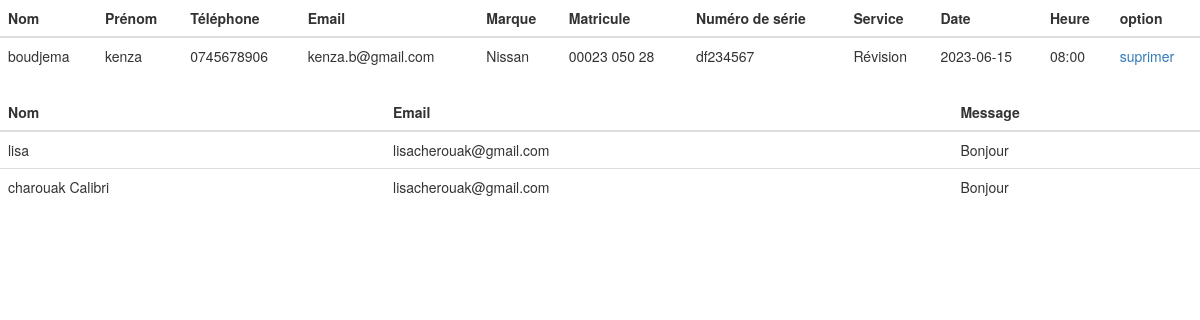
The app's page /admin.php with its own data.
### tables this page shows
CREATE TABLE `informa` (
  `id` int(255) NOT NULL,
  `Nom` varchar(255) NOT NULL,
  `Prenom` varchar(255) NOT NULL,
  `Tel` varchar(255) NOT NULL,
  `email` varchar(255) NOT NULL,
  `Marque` text NOT NULL,
  `Matricule` varchar(255) NOT NULL,
  `Numeroserie` varchar(255) NOT NULL,
  `service` varchar(255) NOT NULL,
  `date` varchar(255) NOT NULL,
  `heure` varchar(255) NOT NULL
);

CREATE TABLE `contact` (
  `nom` varchar(255) NOT NULL,
  `email` varchar(255) NOT NULL,
  `message` varchar(255) NOT NULL
);

### admin.php (the view, shortened to what this page needs)
<!DOCTYPE html>
<html lang="en">
<head>
  <link rel="stylesheet" href="css/bootstrap.min.css">
</head>
<html>
<body>
<?php
$servernam="localhost";
$username="root";
$password="";
$bdd="rdv";
$con=mysqli_connect($servernam,$username,$password,$bdd);
$sql="SELECT Nom,Prenom,Tel,email,Marque,Matricule,Numeroserie,service,date,heure
 FROM informa ";
$result=mysqli_query($con,$sql);
if(mysqli_num_rows($result)>0){
?>
<table class="table table-hover">
<thead>
<tr>
<th>Nom</th>
<th>Prénom</th>
<th>Téléphone</th>
<th>Email</th>
<th>Marque</th>
<th>Matricule</th>
<th>Numéro de série</th>
<th>Service</th>
<th>Date</th>
<th>Heure</th>
<th>option</th>
</tr>
</thead>
<tbody>
<?php while($row=mysqli_fetch_assoc($result)){ ?>
<tr>
<td><?php echo $row["Nom"]; ?></td>
<td><?php echo $row["Prenom"] ; ?></td>
<td><?php echo $row["Tel"] ;?></td>
<td><?php echo $row["email"]; ?></td>
<td><?php echo $row["Marque"]; ?></td>
<td><?php echo $row["Matricule"]; ?></td>
<td><?php echo $row["Numeroserie"]; ?></td>
<td><?php echo $row["service"]; ?></td>
<td><?php echo $row["date"]; ?></td>
<td><?php echo $row["heure"]; ?></td>
<td><a href="supprimerdv.php?matricule=<?php echo $row["Matricule"];?>">suprimer</a></td>
</tr>
<?php } ?>
</tbody>
</table>
<?php
}
else{
	echo "zeror esultat";
	echo $matricule;
}
?>
<?php
$servernam="localhost";
$username="root";
$password="";
$bdd="rdv";
$con=mysqli_connect($servernam,$username,$password,$bdd);
$sql="SELECT nom,email,message FROM contact ";
$resulte=mysqli_query($con,$sql);
if(mysqli_num_rows($resulte)>0){
?>
<table class="table table-hover">
<thead>
<tr>
<th>Nom</th>
<th>  Email</th>
<th>Message</th>
</tr>
</thead>
<tbody>
<?php while($row=mysqli_fetch_assoc($resulte)){ ?>
<tr>
<td><?php echo $row["nom"]; ?></td>
<td><?php echo $row["email"] ; ?></td>
<td><?php echo $row["message"] ;?></td>
</tr>
<?php } ?>
</tbody>
</table>
<?php
}
else{
	echo "zeror esultat";
	echo $matricule;
}
?>
</body>
</html>

### records on screen
informa: Nom "boudjema", Prenom "kenza", Tel "0745678906", email "kenza.b@gmail.com", Marque "Nissan", Matricule "00023 050 28", Numeroserie "df234567", service "Révision", date "2023-06-15", heure "08:00"
contact: nom "lisa", email "lisacherouak@gmail.com", message "Bonjour"
contact: nom "charouak Calibri", email "lisacherouak@gmail.com", message "Bonjour"
